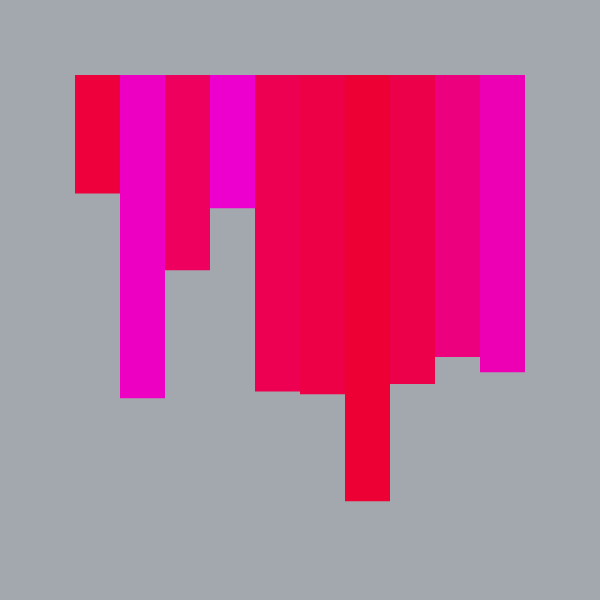
Frame 1 (no input)
Frame 60 (no input): identical to frame 1, image omitted
Frame 120 (the mouse pressed at the canvas centre since frame 60): identical to frame 1, image omitted

The p5.js sketch that drew this single still picture (run headless with seeded random() and noise() and a simulated clock; from frame 60 on, the mouse is pressed at the canvas centre):

// p5.js sketch
// ── sketch.js
"use strict";

let rectColors; // Notice the plural form: rectColorS
let bgColor;
let startX;
let startY;
let totalWidth;
let rectMaxHeight;
let rectCount;
let seed;

function setup() {
    createCanvas(600, 600);
    seed = floor(random(0, 100));
    bgColor = color(163, 167, 174);
    startX = 75;
    startY = 75;
    totalWidth = 450;
    rectMaxHeight = 450;
    rectCount = 10;
    rectColors = []// Create an empty array
    for (let i = 0; i < rectCount; i++) {
        let r = 237;
        let g = 0;
        let b = floor(random(10, 255));
        let c = color(r, g, b);
        rectColors.push(c); // Add the new random color to the array
    }
}

function draw() {
    randomSeed(seed);
    background(bgColor);
    noStroke();
    let l = totalWidth / rectCount;
    for (let i = 0; i < rectCount; i++) {
        fill(rectColors[i]); // Change the fill color for each rectangle
        let x = startX + i * l;
        rect(x, startY, l, random(0, rectMaxHeight));
    }
}
